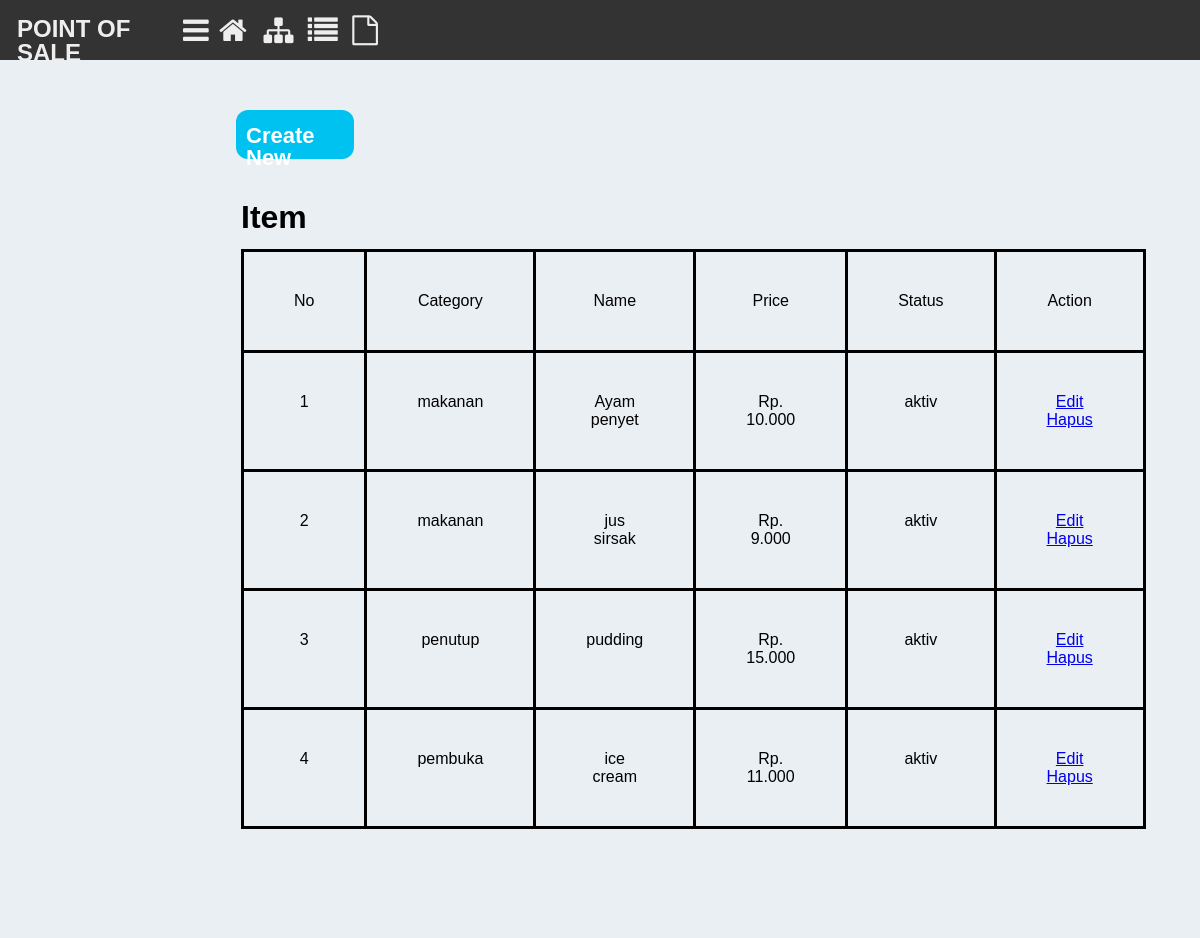
/item.php, run on the app's committed database.
### tables this page shows
CREATE TABLE `item` (
  `id` int(11) NOT NULL,
  `category_id` int(11) NOT NULL,
  `name` varchar(100) NOT NULL,
  `price` int(11) NOT NULL,
  `status` tinyint(1) NOT NULL
);

CREATE TABLE `category` (
  `id` int(11) NOT NULL,
  `name` varchar(100) NOT NULL
);

### item.php (the view, shortened to what this page needs)
<html>
<head>
	<link rel="stylesheet" type="text/css" href="design.css">
	<link rel="stylesheet" href="https://cdnjs.cloudflare.com/ajax/libs/font-awesome/4.7.0/css/font-awesome.min.css">
</head>
<body>
<div id="container">
	<div id="head">
		<div class="pos">
			<h2>POINT OF SALE</h2>
		</div>
		<div class="menu">
			<span style="font-size:30px;cursor:pointer" onclick="openNav()">
			<div class="icon">
				<a href="#"><i class="fa fa-reorder"></i></a>
		</div></span>
		</div>
		<div class="icon">
			 <a href="https://www.facebook.com/saiful.muhammad.90" ><i class="fa fa-home"></i></a>
		</div>
		<div class="icon">
			 <a href="index.php"><i class="fa fa-sitemap"></i></a>
		</div>
		<div class="icon">
			 <a href="item.php"><i class="fa fa-list"></i></a>
		</div>
		<div class="icon">
			 <a href="order.php"><i class="fa fa-file-o"></i></a>
		</div>
	</div>
	<div id="body">
	<div class="ganjel"></div>
		<div class="kiri"></div>
		<div id="isi">
			<div class="w">
			<div class="create">
				<a href="newitem.php">Create New</a>
			</div></div>
			<div class="tabel">
				<div class="box2">
			<table >
			<h1>Item</h1><br>
			<tr>
				<td>No</td>
				<td>Category</td>
				<td>Name</td>
				<td>Price</td>
				<td>Status</td>
				<td>Action</td>
			</tr>
			<?php
	function status($st){
		if ($st == 1) {
			return "aktiv";
		}else {
			return "tidak aktiv";
		}
				}
	function nomin($rp){
		$duit = "Rp. ". number_format($rp,0,',','.');
		return $duit;
	}
	include 'connect.php';
      $no = 1;
      $sql = "SELECT item.id as item_id, category.name as ctg_name, item.name as names, price, status FROM item JOIN category ON category.id = item.category_id";
      $res = mysqli_query($connect, $sql);
        while ($row = mysqli_fetch_assoc($res)){
          echo "
            <tr>
              <td>".$no++."</td>
              <td>".$row['ctg_name']."</td>
              <td>".$row['names']."</td>
              <td>".nomin($row['price'])."</td>
              <td>".status($row['status'])."</td>
              <td>
              <a href='edititem.php?id=".$row['item_id']."'>Edit</a>
              <a href='deleteitem.php?id=".$row['item_id']."' onclick='javascript:return confirm(\"yakin mau di hapus?\")'> Hapus</a>
              </td>
             </tr>
             ";
             }
            ?>
	            </table>
	            </div>
			</div>
		</div>
</div>
</body>
</html>

### design.css (style rules this page uses)
html, body, div, span, applet, object, iframe, h1, h2, h3, h4, h5, h6, p, blockquote, pre, a, abbr, acronym, address, big, cite, code, del, dfn, em, img, ins, kbd, q, s, samp, small, strike, strong, sub, sup, tt, var, b, u, i, center, dl, dt, dd, ol, ul, li, fieldset, form, label, legend, table, caption, tbody, tfoot, thead, tr, th, td, article, aside, canvas, details, embed, figure, figcaption, footer, header, hgroup, menu, nav, output, ruby, section, summary, time, mark, audio, video { margin: 0; padding: 0; border: 0; vertical-align: baseline; }
body { line-height: 1; font-family: arial; }
table { border-collapse: collapse; border-spacing: 0; }
html { width: 100%; height: 100%; }
#container { float: left; width: 100%; }
.ganjel { float: left; width: 100%; height: 60px; }
#head { float: left; width: 100%; height: 60px; background-color: #333333; position: fixed; }
.pos { float: left; width: 13%; height: 40px; padding: 17px 0px 0px 17px; font-size: 16px; font-weight: bold; color: #eeeeee; }
.menu { float: left; width: 3%; height: 60px; background-color: #333333; }
.icon { float: left; width: 3.7%; height: 60px; }
.icon a { display: block; text-align: center; padding: 15px 10px 15px 10px; transition: all 0.3s ease; color: #eee; font-size: 30px; position: absolute; }
#body { float: left; width: 100%; min-height: 1000px; background-color: #eaeff4; }
.kiri { float: left; width: 18%; min-height: 800px; background-color: #eaeff4; margin-top: 50px; box-sizing: border-box; }
#isi { float: left; width: 82%; height:100%; margin-top: 50px; box-sizing: border-box; background-color: #eaeff4; }
.w { float: left; width: 100%; height: 41px; margin-bottom: 50px; }
.create { float: left; width: 11%; height: 34px; background-color: #00c2f0; margin-left: 20px; padding: 15px 0px 0px 10px; border-radius: 12px; }
.create a { font-size: 22px; width: 100%; text-decoration: none; font-weight: bold; color: #ffffff; }
.tabel { float: left; width: 65%; min-height: 270px; padding: 0px 25px 0px 25px; }
td { border: 3.5px solid #000000; width: 150px; height: 80px; padding: 40px 50px 40px 50px; text-align: center; }
span { float: left; width: 100%; height: 100%; }

### data on the page
item: category.name "makanan", name "Ayam penyet", price "Rp. 10.000", status "aktiv"
item: category.name "makanan", name "jus sirsak", price "Rp. 9.000", status "aktiv"
item: category.name "penutup", name "pudding", price "Rp. 15.000", status "aktiv"
item: category.name "pembuka", name "ice cream", price "Rp. 11.000", status "aktiv"
